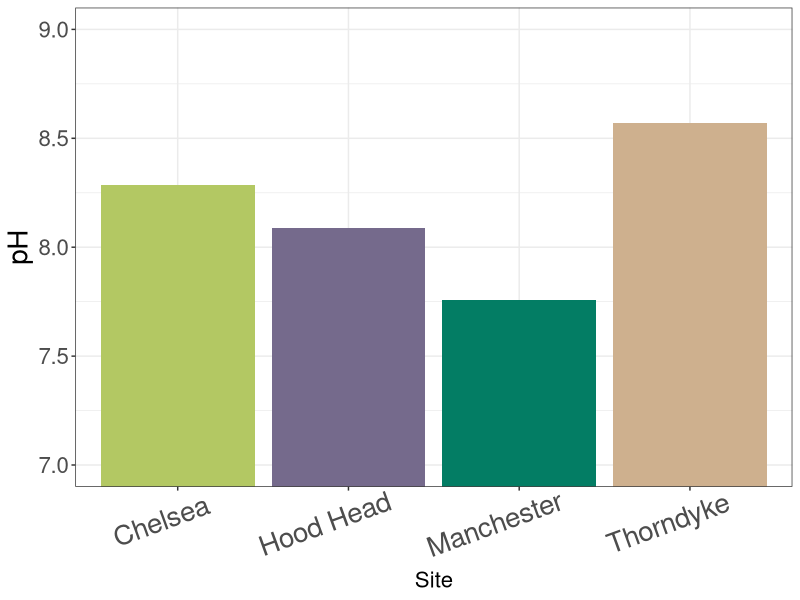
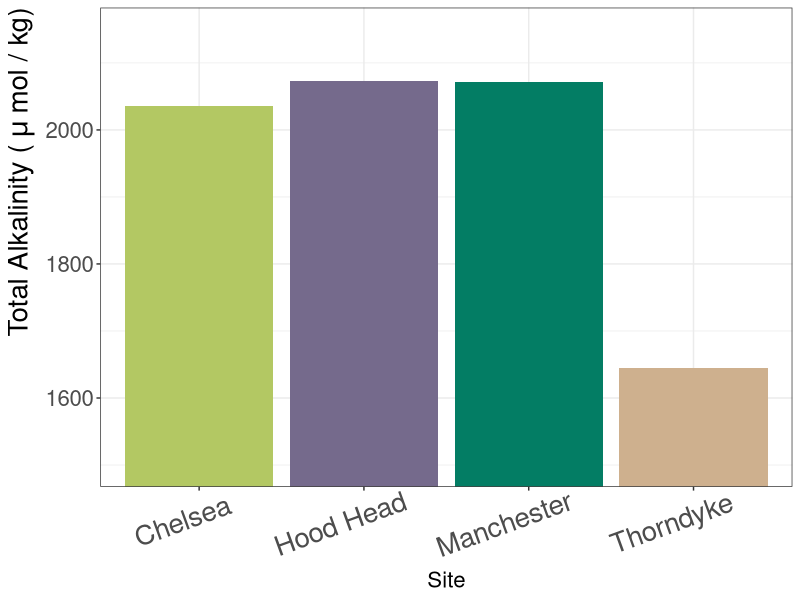
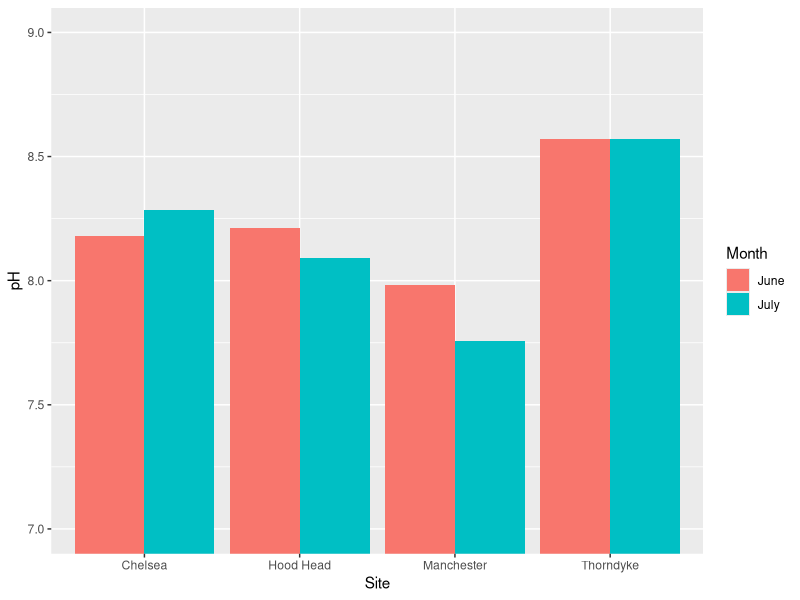
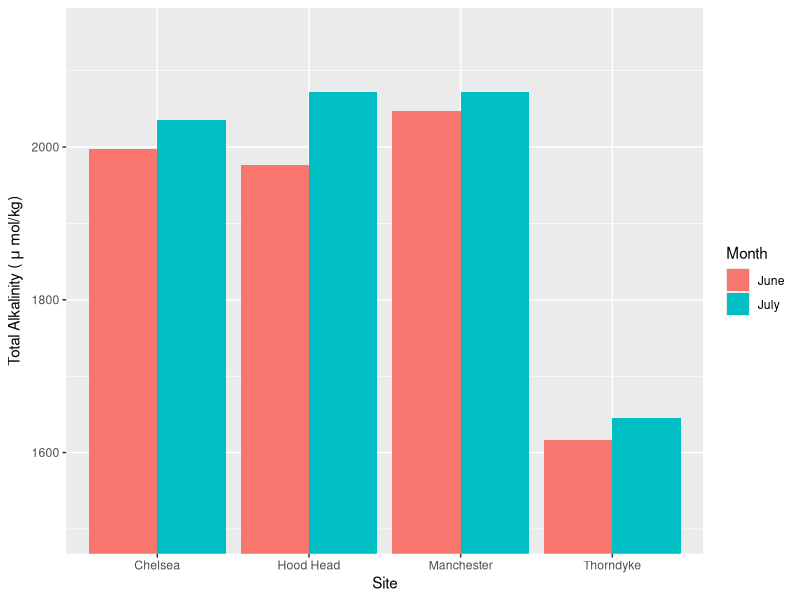
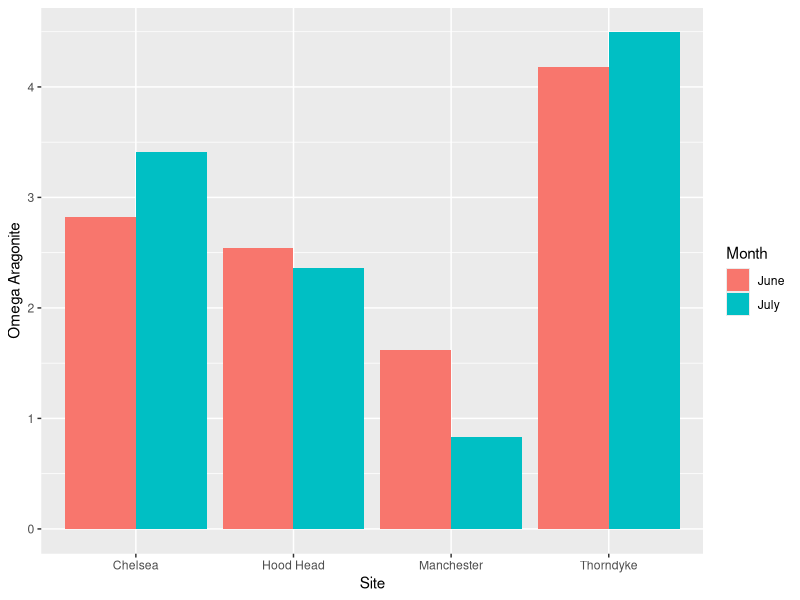
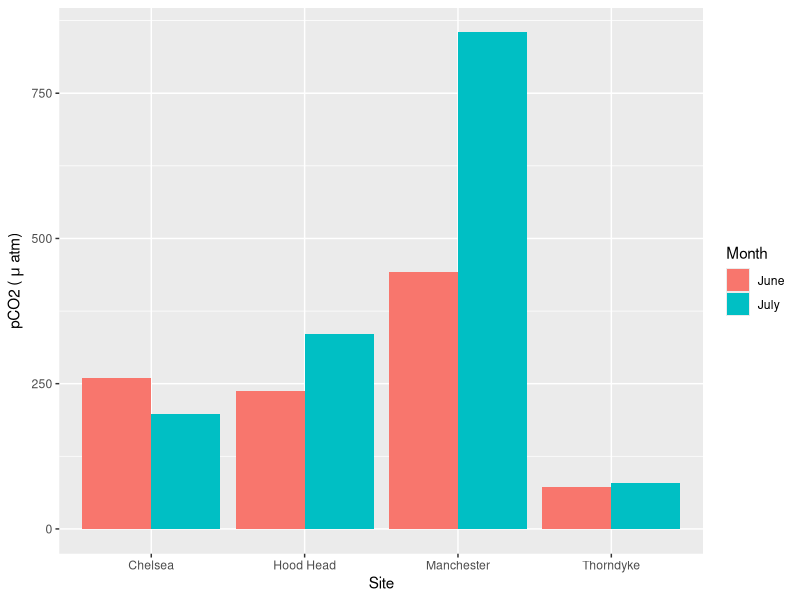

Reproduce these figures in R, in order.
library(tidyverse)
project_wd <- "C:/Users/Kathe/OneDrive/Documents/CICOES/oyster_respirometry/carbonate_chem"
setwd(project_wd)

junedat <- read.csv("june2023/june2023_carb_chem_system.csv")
julydat <- read.csv("july2023/july2023_carb_chem_system.csv")

junedat$month="June"
julydat$month="July"

junejuly <- rbind(junedat, julydat)


#plots using averages from field measurements

site_avgs <- junejuly %>%
  group_by(Site, month) %>%
  summarize(avg_pH=mean(pH.sample.with.dye.corrections), 
            avg_TA=mean(TA_evap), 
            avg_temp=mean(temp.Field), 
            avg_sal=mean(Salinity),
            avg_arag=mean(seacarb.OmegaAragonite),
            avg_pCO2=mean(seacarb.pCO2))

junjul_pH <- ggplot(data=site_avgs, aes(x=Site, y=avg_pH, fill=forcats::fct_rev(month)))+
  geom_bar(stat="identity", position='dodge')+
  labs(fill="Month")+
  coord_cartesian(ylim=c(7,9))+
  ylab("pH")

ggplot(data=site_avgs%>%filter(month=="July"), aes(x=Site, y=avg_pH, fill=Site))+
  geom_bar(stat="identity", position='dodge', show.legend = FALSE)+
  coord_cartesian(ylim=c(7,9))+
  ylab("pH")+
  theme_bw()+
  theme(plot.title = element_text(hjust=0.5),
        strip.background = element_rect(fill="white"),
        axis.text.x = element_text(angle = 20, vjust = 0.8, hjust=0.7, size=20),
        axis.title.y = element_text(size=20),
        axis.text.y = element_text(size=16),
        axis.title.x = element_text(size=16))+
  scale_fill_manual(values=c( "#B3C863", "#756A8C","#037D64", "#CEB08E"))

ggplot(data=site_avgs%>%filter(month=="July"), aes(x=Site, y=avg_TA, fill=Site))+
  geom_bar(stat="identity", position='dodge', show.legend = FALSE)+
  coord_cartesian(ylim=c(1500,2150))+
  ylab("Total Alkalinity (" ~mu~ "mol / kg)")+
  theme_bw()+
  theme(plot.title = element_text(hjust=0.5),
        strip.background = element_rect(fill="white"),
        axis.text.x = element_text(angle = 20, vjust = 0.8, hjust=0.7, size=20),
        axis.title.y = element_text(size=20, hjust=1),
        axis.text.y = element_text(size=16),
        axis.title.x = element_text(size=16))+
  scale_fill_manual(values=c( "#B3C863", "#756A8C","#037D64", "#CEB08E"))

#ggplot(data=site_avgs, aes(x=Site, y=avg_temp, fill=forcats::fct_rev(month)))+
#  geom_bar(stat="identity", position='dodge')

junjul_TA <- ggplot(data=site_avgs, aes(x=Site, y=avg_TA, fill=forcats::fct_rev(month)))+
  geom_bar(stat="identity", position='dodge')+
  labs(fill="Month")+
  ylab("Total Alkalinity (" ~mu~ "mol/kg)")+
  coord_cartesian(ylim=c(1500,2150))

junjul_arag <- ggplot(data=site_avgs, aes(x=Site, y=avg_arag, fill=forcats::fct_rev(month)))+
  geom_bar(stat="identity", position='dodge')+
  labs(fill="Month")+
  ylab("Omega Aragonite")

junjul_pCO2 <- ggplot(data=site_avgs, aes(x=Site, y=avg_pCO2, fill=forcats::fct_rev(month)))+
  geom_bar(stat="identity", position='dodge')+
  labs(fill="Month")+
  ylab(expression("pCO2 (" ~mu~ "atm)"))

ggsave(filename="~/CICOES/oyster_respirometry/carbonate_chem/july2023/figures/junjul_pH.pdf", plot=junjul_pH, width=5, height=3)
ggsave(filename="~/CICOES/oyster_respirometry/carbonate_chem/july2023/figures/junjul_TA.pdf", plot=junjul_TA, width=5, height=3)
ggsave(filename="~/CICOES/oyster_respirometry/carbonate_chem/july2023/figures/junjul_arag.pdf", plot=junjul_arag, width=5, height=3)
ggsave(filename="~/CICOES/oyster_respirometry/carbonate_chem/july2023/figures/junjul_pCO2.pdf", plot=junjul_pCO2, width=5, height=3)
